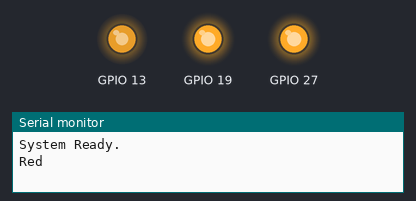
A sketch run on a simulated ESP32. Shown: output pins drawn as LEDs (lit = HIGH), the last lines printed to the serial monitor.

Above: at 0.05 s.
At 2.0 s:
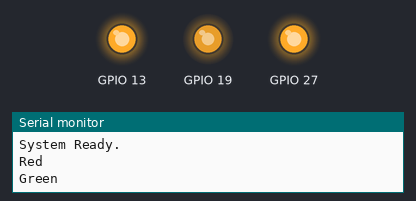
At 3.0 s:
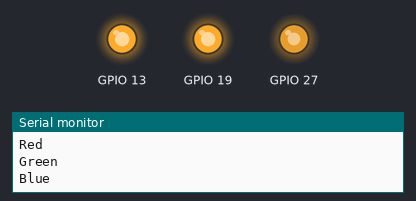
At 4.0 s:
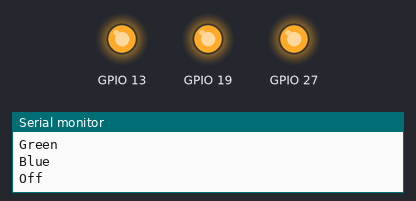
Timing chart, 0 to 5.2 s (numbered marks = the images above):
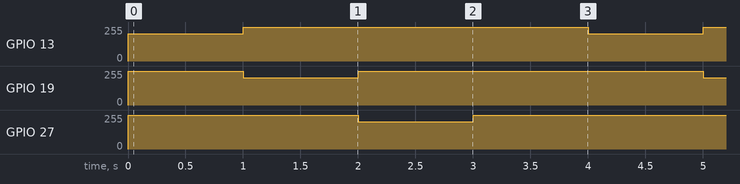

Measured:
- by itself, GPIO 13, GPIO 19, GPIO 27: alternates 255/255 for 3.0 s and 204/255 for 1.0 s

The sketch:

RGBLED_demo.ino
```cpp
#include "RgbLed.h" // 引入刚才写的头文件

// 实例化一个灯对象：定义引脚 (R, G, B)
// 假设接在 GPIO 25, 26, 27
RgbLed myLed(13, 19, 27);

void setup() {
  Serial.begin(115200);

  // 启动灯
  myLed.begin();
  Serial.println("System Ready.");
}

void loop() {
  Serial.println("Red");
  myLed.showRed(50);
  delay(1000);

  Serial.println("Green");
  myLed.showGreen(50);
  delay(1000);

  Serial.println("Blue");
  myLed.showBlue(50);
  delay(1000);

  Serial.println("Off");
  myLed.turnOff();
  delay(1000);

  // 甚至可以尝试调节亮度（如果不想太刺眼）
  // myLed.showRed(50); // 50% 亮度的红色
}
```

RgbLed.cpp
```cpp
#include "RgbLed.h"

// 构造函数
RgbLed::RgbLed(int pinR, int pinG, int pinB) {
  _pinR = pinR;
  _pinG = pinG;
  _pinB = pinB;
  // 分配 PWM 通道 (ESP32 共有16个通道，这里占用前3个)
  _chR = 0;
  _chG = 1;
  _chB = 2;
}

// 初始化
void RgbLed::begin() {
  // 设置 PWM 参数
  ledcSetup(_chR, 5000, 8); // 5000Hz, 8位分辨率
  ledcSetup(_chG, 5000, 8);
  ledcSetup(_chB, 5000, 8);

  // 绑定引脚
  ledcAttachPin(_pinR, _chR);
  ledcAttachPin(_pinG, _chG);
  ledcAttachPin(_pinB, _chB);

  // 默认关闭
  turnOff();
}

// --- 核心私有函数：处理共阳极逻辑 ---
void RgbLed::_setRaw(int r, int g, int b) {
  // 限制范围在 0-255
  r = constrain(r, 0, 255);
  g = constrain(g, 0, 255);
  b = constrain(b, 0, 255);

  // 共阳极关键逻辑：反转数值
  // 想要亮(255) -> 输出低电平(0)
  ledcWrite(_chR, 255 - r);
  ledcWrite(_chG, 255 - g);
  ledcWrite(_chB, 255 - b);
}

// --- 用户使用的简单函数 ---

void RgbLed::showRed()   { _setRaw(255, 0, 0); }
void RgbLed::showGreen() { _setRaw(0, 255, 0); }
void RgbLed::showBlue()  { _setRaw(0, 0, 255); }
void RgbLed::turnOff()   { _setRaw(0, 0, 0); }

// 带亮度的重载函数
void RgbLed::showRed(int brightness)   { _setRaw(brightness, 0, 0); }
void RgbLed::showGreen(int brightness) { _setRaw(0, brightness, 0); }
void RgbLed::showBlue(int brightness)  { _setRaw(0, 0, brightness); }
```

RgbLed.h
```cpp
#ifndef RGB_LED_H
#define RGB_LED_H

#include <Arduino.h>

class RgbLed {
  private:
    // 硬件引脚
    int _pinR, _pinG, _pinB;
    // ESP32 PWM 通道
    int _chR, _chG, _chB;

    // 内部函数：设置底层 PWM
    void _setRaw(int r, int g, int b);

  public:
    // 构造函数：告诉它引脚在哪里
    RgbLed(int pinR, int pinG, int pinB);

    // 初始化：在 setup() 里调用
    void begin();

    // 基础功能
    void showRed();
    void showGreen();
    void showBlue();
    void turnOff();

    // 高级功能：如果你以后想调节亮度 (0-255)
    // 比如 showRed(100) 表示暗一点的红
    void showRed(int brightness);
    void showGreen(int brightness);
    void showBlue(int brightness);
};

#endif
```
